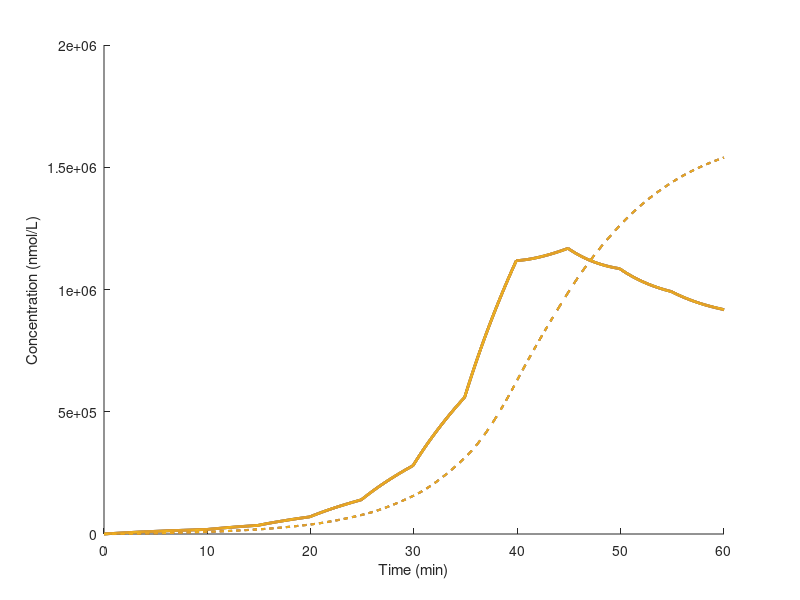

Write the MATLAB code that produced this figure. (Note: this script raises an error after producing the figure.)
%NOTE:this script generates one static graph over set time interval with traces overlaid
%between patients/within drug comparison
function simulates_two_compartment_nitroglycerin()
    prompts = {'What is the drug name?', 'k12 (central --> peripheral rate):', 'k21 (peripheral --> central rate):', ...
               'Half-life (minutes):', 'Molar mass (g/mol):', 'Dose (mg/mL):', 'Number of patients:'};
    dlg_title = 'Simulation parameters';
    default = {'Nitroglycerin', '0.1', '0.05', '120', '227.09', '0.4', '3'}; 
    inputs = inputdlg(prompts, dlg_title, [1 50], default);
                    drug = inputs{1};
                    k12 = str2double(inputs{2});
                    k21 = str2double(inputs{3});
                    half_life = str2double(inputs{4});
                    mol_mass = str2double(inputs{5});
                    dose_mg_per_mL = str2double(inputs{6});
                    num_patients = str2double(inputs{7});
                        ke = log(2) / half_life;
                        conc_nmol_per_L = (dose_mg_per_mL * 1e3 / mol_mass) * 1e6;
    patient_weights = zeros(1, num_patients);
    for i = 1:num_patients
        prompt_weight = ['Enter weight in kilograms...'];
        weight_input = inputdlg(prompt_weight, 'What is the patient weight?', [1 50], {'70'});
        patient_weights(i) = str2double(weight_input{1});
    end
    V1 = patient_weights * 75 / 1000; %assuming avg. 70 ml blood per kg across all pts
    time_steps = [0, 10, 15, 20, 25, 30, 35, 40, 45, 50, 55, 60]; 
    infusion_rates = [0.5, 1, 2, 4, 8, 16, 32, 16, 8, 4, 2, 0.5];  
            sim_time = linspace(0, 60, 601);  %clinically relevant one hour window
    infusion_rates_interp = interp1(time_steps, infusion_rates, sim_time, 'previous');






    figure;
    hold on;
    traces = lines(num_patients);    
    for i = 1:num_patients
        Cc = 0; Cp = 0; 
        Cc_vals = zeros(1, length(sim_time)); Cp_vals = zeros(1, length(sim_time));
        matrixA = [- (ke + k12), k21; k12, -k21];
        for j = 1:length(sim_time)
                             t = sim_time(j);
                                    infusion_rate = infusion_rates_interp(j);
                                    infusion_nmol_per_min = (infusion_rate / 60) * conc_nmol_per_L;
                                 if j == 1
                                     dt = sim_time(j);
                                 else
                                     dt = sim_time(j) - sim_time(j - 1);
                                 end
            expA_dt = expm(matrixA * dt);
            B = [infusion_nmol_per_min / V1(i); 0];
            concentrations = expA_dt * [Cc; Cp] + B * dt;
            Cc = concentrations(1); Cp = concentrations(2);
            Cc_vals(j) = Cc; Cp_vals(j) = Cp;
        end
        plot(sim_time, Cc_vals, 'Color', traces(i, :), 'LineWidth', 2, 'DisplayName', ...
            ['Patient ', num2str(i), ' (', num2str(patient_weights(i)), ' kg) - Central']);
        plot(sim_time, Cp_vals, '--', 'Color', traces(i, :), 'LineWidth', 1.5, 'DisplayName', ...
            ['Patient ', num2str(i), ' (', num2str(patient_weights(i)), ' kg) - Peripheral']);
    end
    xlabel('Time (min)');
    ylabel('Concentration (nmol/L)');
    yyaxis right;
    plot(sim_time, infusion_rates_interp, 'r--', 'LineWidth', 2, 'DisplayName', 'Set flowrate (mL/hr)');
    ylabel('Flow rate (mL/hr)');
    title([drug, ' pharmacokinetics for patients of varying weight']);    
    legend('show');    
    grid on;
    hold off;
end
